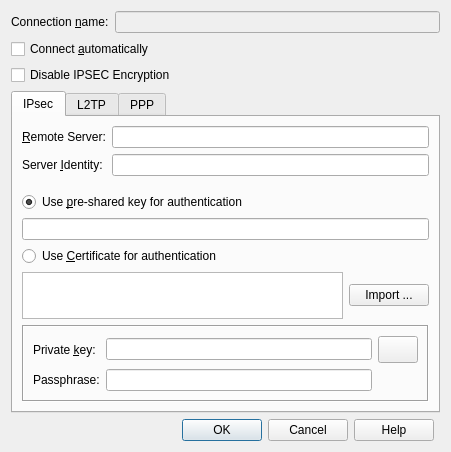
<?xml version="1.0" encoding="UTF-8"?>
<ui version="4.0">
 <class>ConnectionSettingsDialog</class>
 <widget class="QDialog" name="ConnectionSettingsDialog">
  <property name="geometry">
   <rect>
    <x>0</x>
    <y>0</y>
    <width>451</width>
    <height>452</height>
   </rect>
  </property>
  <property name="windowTitle">
   <string>Connection Settings</string>
  </property>
  <property name="windowIcon">
   <iconset resource="../../resources/L2tpIPsecVpn.qrc">
    <normaloff>:/images/configure.png</normaloff>:/images/configure.png</iconset>
  </property>
  <layout class="QGridLayout" name="m_pDialogGridLayout">
   <item row="0" column="0" colspan="2">
    <layout class="QFormLayout" name="m_pConnectionNameLayout">
     <property name="fieldGrowthPolicy">
      <enum>QFormLayout::AllNonFixedFieldsGrow</enum>
     </property>
     <item row="0" column="0">
      <widget class="QLabel" name="m_pConnectionNameLabel">
       <property name="text">
        <string>Connection &amp;name:</string>
       </property>
       <property name="textFormat">
        <enum>Qt::AutoText</enum>
       </property>
       <property name="buddy">
        <cstring>m_pConnectionNameEdit</cstring>
       </property>
      </widget>
     </item>
     <item row="0" column="1">
      <widget class="QLineEdit" name="m_pConnectionNameEdit">
       <property name="enabled">
        <bool>false</bool>
       </property>
       <property name="acceptDrops">
        <bool>false</bool>
       </property>
       <property name="maxLength">
        <number>30</number>
       </property>
       <property name="readOnly">
        <bool>true</bool>
       </property>
      </widget>
     </item>
    </layout>
   </item>
   <item row="1" column="0">
    <widget class="QCheckBox" name="m_pConnectAutomatically">
     <property name="text">
      <string>Connect &amp;automatically</string>
     </property>
    </widget>
   </item>
   <item row="3" column="0" colspan="2">
    <widget class="QTabWidget" name="m_pTabWidget">
     <property name="focusPolicy">
      <enum>Qt::StrongFocus</enum>
     </property>
     <property name="tabPosition">
      <enum>QTabWidget::North</enum>
     </property>
     <property name="tabShape">
      <enum>QTabWidget::Rounded</enum>
     </property>
     <property name="currentIndex">
      <number>0</number>
     </property>
     <widget class="QWidget" name="m_pTabIPsec">
      <property name="focusPolicy">
       <enum>Qt::StrongFocus</enum>
      </property>
      <attribute name="title">
       <string>IPsec</string>
      </attribute>
      <layout class="QGridLayout" name="m_pIPsecTabLayout">
       <item row="0" column="0" colspan="2">
        <layout class="QFormLayout" name="m_pIPsecGatewayLayout">
         <property name="fieldGrowthPolicy">
          <enum>QFormLayout::AllNonFixedFieldsGrow</enum>
         </property>
         <property name="verticalSpacing">
          <number>6</number>
         </property>
         <property name="topMargin">
          <number>0</number>
         </property>
         <property name="bottomMargin">
          <number>10</number>
         </property>
         <item row="0" column="0">
          <widget class="QLabel" name="m_pIPsecGatewayLabel">
           <property name="toolTip">
            <string/>
           </property>
           <property name="text">
            <string>&amp;Remote Server:</string>
           </property>
           <property name="textFormat">
            <enum>Qt::AutoText</enum>
           </property>
           <property name="buddy">
            <cstring>m_pIPsecGatewayEdit</cstring>
           </property>
          </widget>
         </item>
         <item row="0" column="1">
          <widget class="QLineEdit" name="m_pIPsecGatewayEdit">
           <property name="sizePolicy">
            <sizepolicy hsizetype="Expanding" vsizetype="Fixed">
             <horstretch>0</horstretch>
             <verstretch>0</verstretch>
            </sizepolicy>
           </property>
           <property name="focusPolicy">
            <enum>Qt::StrongFocus</enum>
           </property>
           <property name="toolTip">
            <string>&lt;!DOCTYPE HTML PUBLIC &quot;-//W3C//DTD HTML 4.0//EN&quot; &quot;http://www.w3.org/TR/REC-html40/strict.dtd&quot;&gt;
&lt;html&gt;&lt;head&gt;&lt;meta name=&quot;qrichtext&quot; content=&quot;1&quot; /&gt;&lt;style type=&quot;text/css&quot;&gt;
p, li { white-space: pre-wrap; }
&lt;/style&gt;&lt;/head&gt;&lt;body style=&quot; font-family:'Sans'; font-size:9pt; font-weight:400; font-style:normal;&quot;&gt;
&lt;p style=&quot; margin-top:0px; margin-bottom:0px; margin-left:0px; margin-right:0px; -qt-block-indent:0; text-indent:0px;&quot;&gt;IPv4 address or domain name of the remote access server that you want to connect to.&lt;/p&gt;
&lt;p style=&quot;-qt-paragraph-type:empty; margin-top:0px; margin-bottom:0px; margin-left:0px; margin-right:0px; -qt-block-indent:0; text-indent:0px;&quot;&gt;&lt;/p&gt;
&lt;p style=&quot; margin-top:0px; margin-bottom:0px; margin-left:0px; margin-right:0px; -qt-block-indent:0; text-indent:0px;&quot;&gt;&lt;span style=&quot; font-weight:600; text-decoration: underline;&quot;&gt;Examples:&lt;/span&gt;&lt;/p&gt;
&lt;p style=&quot; margin-top:0px; margin-bottom:0px; margin-left:0px; margin-right:0px; -qt-block-indent:0; text-indent:0px;&quot;&gt;1.2.3.4&lt;/p&gt;
&lt;p style=&quot; margin-top:0px; margin-bottom:0px; margin-left:0px; margin-right:0px; -qt-block-indent:0; text-indent:0px;&quot;&gt;ipsec.server.edu&lt;/p&gt;
&lt;p style=&quot;-qt-paragraph-type:empty; margin-top:0px; margin-bottom:0px; margin-left:0px; margin-right:0px; -qt-block-indent:0; text-indent:0px;&quot;&gt;&lt;/p&gt;&lt;/body&gt;&lt;/html&gt;</string>
           </property>
          </widget>
         </item>
         <item row="1" column="0">
          <widget class="QLabel" name="m_pIPsecIdentityLabel">
           <property name="text">
            <string>Server &amp;Identity:</string>
           </property>
           <property name="buddy">
            <cstring>m_pIPsecIdentityEdit</cstring>
           </property>
          </widget>
         </item>
         <item row="1" column="1">
          <widget class="QLineEdit" name="m_pIPsecIdentityEdit">
           <property name="sizePolicy">
            <sizepolicy hsizetype="Expanding" vsizetype="Fixed">
             <horstretch>0</horstretch>
             <verstretch>0</verstretch>
            </sizepolicy>
           </property>
           <property name="focusPolicy">
            <enum>Qt::StrongFocus</enum>
           </property>
           <property name="toolTip">
            <string>Leave empty if you don't want to check peers's identity,
otherwise enter the peer's identity 

This is mostly a distinguished name like 'CN=cisco-fcs-ber'.</string>
           </property>
          </widget>
         </item>
        </layout>
       </item>
       <item row="1" column="0">
        <widget class="QRadioButton" name="m_pIPsecUsePreSharedKeyRadioButton">
         <property name="text">
          <string>Use &amp;pre-shared key for authentication</string>
         </property>
         <property name="checkable">
          <bool>true</bool>
         </property>
         <property name="checked">
          <bool>true</bool>
         </property>
        </widget>
       </item>
       <item row="2" column="0" colspan="2">
        <widget class="QLineEdit" name="m_pIPsecPreSharedKeyEdit">
         <property name="echoMode">
          <enum>QLineEdit::PasswordEchoOnEdit</enum>
         </property>
        </widget>
       </item>
       <item row="3" column="0">
        <widget class="QRadioButton" name="m_pIPsecUseCertificateRadioButton">
         <property name="text">
          <string>Use &amp;Certificate for authentication</string>
         </property>
        </widget>
       </item>
       <item row="4" column="0">
        <widget class="QListView" name="m_pIPsecCertificateListView">
         <property name="sizePolicy">
          <sizepolicy hsizetype="Expanding" vsizetype="Expanding">
           <horstretch>0</horstretch>
           <verstretch>0</verstretch>
          </sizepolicy>
         </property>
         <property name="minimumSize">
          <size>
           <width>0</width>
           <height>23</height>
          </size>
         </property>
        </widget>
       </item>
       <item row="6" column="0" colspan="2">
        <widget class="QFrame" name="m_pIPsecPrivateKeyFrame">
         <property name="enabled">
          <bool>true</bool>
         </property>
         <property name="frameShape">
          <enum>QFrame::Box</enum>
         </property>
         <property name="frameShadow">
          <enum>QFrame::Sunken</enum>
         </property>
         <layout class="QGridLayout" name="m_pIPsecPrivateKeyLayout">
          <item row="0" column="0">
           <widget class="QLabel" name="m_pIPsecPrivateKeyLabel">
            <property name="text">
             <string>Private &amp;key:</string>
            </property>
            <property name="buddy">
             <cstring>m_pIPsecPrivateKeyFileEdit</cstring>
            </property>
           </widget>
          </item>
          <item row="0" column="1">
           <widget class="QLineEdit" name="m_pIPsecPrivateKeyFileEdit">
            <property name="toolTip">
             <string>Full path to a X.509 pem encoded private key file</string>
            </property>
            <property name="readOnly">
             <bool>true</bool>
            </property>
           </widget>
          </item>
          <item row="2" column="0">
           <widget class="QLabel" name="m_pIPsecPassphraseLabel">
            <property name="text">
             <string>Passphrase:</string>
            </property>
            <property name="buddy">
             <cstring>m_pIPsecPassphraseEdit</cstring>
            </property>
           </widget>
          </item>
          <item row="2" column="1">
           <widget class="QLineEdit" name="m_pIPsecPassphraseEdit">
            <property name="echoMode">
             <enum>QLineEdit::Password</enum>
            </property>
           </widget>
          </item>
          <item row="0" column="2">
           <widget class="QPushButton" name="m_pIPsecBrowsePrivateKeyButton">
            <property name="minimumSize">
             <size>
              <width>36</width>
              <height>27</height>
             </size>
            </property>
            <property name="text">
             <string/>
            </property>
            <property name="icon">
             <iconset resource="../../resources/L2tpIPsecVpn.qrc">
              <normaloff>:/images/search.png</normaloff>:/images/search.png</iconset>
            </property>
           </widget>
          </item>
         </layout>
        </widget>
       </item>
       <item row="4" column="1">
        <widget class="QPushButton" name="m_pImportPushButton">
         <property name="text">
          <string>Import ...</string>
         </property>
        </widget>
       </item>
      </layout>
     </widget>
     <widget class="QWidget" name="m_pTabL2TP">
      <property name="focusPolicy">
       <enum>Qt::StrongFocus</enum>
      </property>
      <attribute name="title">
       <string>L2TP</string>
      </attribute>
      <layout class="QGridLayout" name="m_pL2tpTabLayout">
       <item row="0" column="0">
        <widget class="QCheckBox" name="m_pL2tpRedialCheckBox">
         <property name="toolTip">
          <string>If checked, l2tpd will attempt to redial if the call get disconected.</string>
         </property>
         <property name="text">
          <string>Redial</string>
         </property>
        </widget>
       </item>
       <item row="2" column="0">
        <widget class="QCheckBox" name="m_pL2tpLengthBitCheckBox">
         <property name="sizePolicy">
          <sizepolicy hsizetype="Minimum" vsizetype="Fixed">
           <horstretch>0</horstretch>
           <verstretch>0</verstretch>
          </sizepolicy>
         </property>
         <property name="toolTip">
          <string>If Checked, the length bit present in the l2tp packet payload will be used.</string>
         </property>
         <property name="text">
          <string>Length bit</string>
         </property>
         <property name="checked">
          <bool>true</bool>
         </property>
        </widget>
       </item>
       <item row="1" column="0">
        <layout class="QFormLayout" name="m_pL2tpRedialLayout">
         <property name="sizeConstraint">
          <enum>QLayout::SetDefaultConstraint</enum>
         </property>
         <property name="fieldGrowthPolicy">
          <enum>QFormLayout::AllNonFixedFieldsGrow</enum>
         </property>
         <item row="0" column="0">
          <widget class="QLabel" name="m_pL2tpRedialTimeoutLabel">
           <property name="sizePolicy">
            <sizepolicy hsizetype="Fixed" vsizetype="Fixed">
             <horstretch>0</horstretch>
             <verstretch>0</verstretch>
            </sizepolicy>
           </property>
           <property name="text">
            <string>Timeout:</string>
           </property>
           <property name="buddy">
            <cstring>m_pL2tpRedialTimeoutSpinBox</cstring>
           </property>
          </widget>
         </item>
         <item row="0" column="1">
          <widget class="QSpinBox" name="m_pL2tpRedialTimeoutSpinBox">
           <property name="enabled">
            <bool>false</bool>
           </property>
           <property name="sizePolicy">
            <sizepolicy hsizetype="Fixed" vsizetype="Fixed">
             <horstretch>0</horstretch>
             <verstretch>0</verstretch>
            </sizepolicy>
           </property>
           <property name="toolTip">
            <string>Wait N seconds before redial. The redial option must be set to yes to use this option.</string>
           </property>
           <property name="maximum">
            <number>300</number>
           </property>
          </widget>
         </item>
         <item row="1" column="0">
          <widget class="QLabel" name="m_pL2tpRedialAttemptsLabel">
           <property name="sizePolicy">
            <sizepolicy hsizetype="Fixed" vsizetype="Fixed">
             <horstretch>0</horstretch>
             <verstretch>0</verstretch>
            </sizepolicy>
           </property>
           <property name="text">
            <string>Attempts:</string>
           </property>
           <property name="buddy">
            <cstring>m_pL2tpRedialAttemptsSpinBox</cstring>
           </property>
          </widget>
         </item>
         <item row="1" column="1">
          <widget class="QSpinBox" name="m_pL2tpRedialAttemptsSpinBox">
           <property name="enabled">
            <bool>false</bool>
           </property>
           <property name="sizePolicy">
            <sizepolicy hsizetype="Fixed" vsizetype="Fixed">
             <horstretch>0</horstretch>
             <verstretch>0</verstretch>
            </sizepolicy>
           </property>
           <property name="focusPolicy">
            <enum>Qt::WheelFocus</enum>
           </property>
           <property name="toolTip">
            <string>Will give up redial tries after N attempts.</string>
           </property>
          </widget>
         </item>
        </layout>
       </item>
      </layout>
     </widget>
     <widget class="QWidget" name="m_pTabPpp">
      <property name="focusPolicy">
       <enum>Qt::StrongFocus</enum>
      </property>
      <attribute name="title">
       <string>PPP</string>
      </attribute>
      <layout class="QGridLayout" name="m_pPppTabLayout">
       <item row="0" column="0" colspan="3">
        <widget class="QRadioButton" name="m_pPppUseEAPRadioButton">
         <property name="toolTip">
          <string>With this option set, pppd will agree to authenticate itself to the peer exclusively using EAP.</string>
         </property>
         <property name="text">
          <string>Use Extensible Authentication Protocol (EAP)</string>
         </property>
         <property name="checked">
          <bool>true</bool>
         </property>
        </widget>
       </item>
       <item row="1" column="0">
        <widget class="QPushButton" name="m_pPppPropertiesButton">
         <property name="text">
          <string>Properties ...</string>
         </property>
        </widget>
       </item>
       <item row="2" column="0" colspan="2">
        <widget class="QRadioButton" name="m_pPppAllowProtocolsRadioButton">
         <property name="text">
          <string>Allow these protocols</string>
         </property>
        </widget>
       </item>
       <item row="3" column="0" colspan="3">
        <widget class="QListWidget" name="m_pPppAllowProtocolsListWidget">
         <item>
          <property name="text">
           <string>Unencrypted password (PAP)</string>
          </property>
          <property name="toolTip">
           <string>With this option set, pppd will agree to authenticate itself to the peer using PAP.</string>
          </property>
          <property name="checkState">
           <enum>Unchecked</enum>
          </property>
         </item>
         <item>
          <property name="text">
           <string>Challenge Authentication Protocol (CHAP)</string>
          </property>
          <property name="toolTip">
           <string>With this option set, pppd will agree to authenticate itself to the peer using CHAP.</string>
          </property>
          <property name="checkState">
           <enum>Unchecked</enum>
          </property>
         </item>
         <item>
          <property name="text">
           <string>Microsoft CHAP (MS-Chap)</string>
          </property>
          <property name="toolTip">
           <string>With this option set, pppd will agree to authenticate itself to the peer using MS-CHAP.</string>
          </property>
          <property name="checkState">
           <enum>Unchecked</enum>
          </property>
         </item>
         <item>
          <property name="text">
           <string>Microsoft CHAP Version 2 (MS-CHAPv2)</string>
          </property>
          <property name="toolTip">
           <string>With this option set, pppd will agree to authenticate itself to the peer using MS-CHAPv2.</string>
          </property>
          <property name="checkState">
           <enum>Unchecked</enum>
          </property>
         </item>
        </widget>
       </item>
       <item row="4" column="0" colspan="3">
        <widget class="QFrame" name="m_pPppCredentialsFrame">
         <property name="frameShape">
          <enum>QFrame::Box</enum>
         </property>
         <property name="frameShadow">
          <enum>QFrame::Sunken</enum>
         </property>
         <layout class="QGridLayout" name="m_pIPsecCredentialsLayout">
          <item row="0" column="0">
           <widget class="QLabel" name="m_pPppUserNameLabel">
            <property name="text">
             <string>User name:</string>
            </property>
            <property name="buddy">
             <cstring>m_pPppUserNameEdit</cstring>
            </property>
           </widget>
          </item>
          <item row="0" column="1">
           <widget class="QLineEdit" name="m_pPppUserNameEdit">
            <property name="toolTip">
             <string>Set the name used for authenticating the local system to the remote access server.</string>
            </property>
           </widget>
          </item>
          <item row="1" column="0">
           <widget class="QLabel" name="m_pPppPwdLabel">
            <property name="text">
             <string>Password:</string>
            </property>
            <property name="buddy">
             <cstring>m_pPppPwdEdit</cstring>
            </property>
           </widget>
          </item>
          <item row="1" column="1">
           <widget class="QLineEdit" name="m_pPppPwdEdit">
            <property name="toolTip">
             <string>Enter your password.

If left empty you'll be ask each time you try to establish a connection.</string>
            </property>
            <property name="echoMode">
             <enum>QLineEdit::Password</enum>
            </property>
           </widget>
          </item>
         </layout>
        </widget>
       </item>
       <item row="5" column="0">
        <widget class="QPushButton" name="m_pPppPeerAuthenticationButton">
         <property name="text">
          <string>Peer authentication ...</string>
         </property>
        </widget>
       </item>
       <item row="5" column="1">
        <widget class="QPushButton" name="m_pPppIpSettingsButton">
         <property name="text">
          <string>IP settings ...</string>
         </property>
        </widget>
       </item>
       <item row="5" column="2">
        <widget class="QPushButton" name="m_pPppAdvancedButton">
         <property name="text">
          <string>Advanced ...</string>
         </property>
        </widget>
       </item>
      </layout>
     </widget>
    </widget>
   </item>
   <item row="4" column="0">
    <widget class="QDialogButtonBox" name="m_pButtonBox">
     <property name="standardButtons">
      <set>QDialogButtonBox::Cancel|QDialogButtonBox::Help|QDialogButtonBox::Ok</set>
     </property>
    </widget>
   </item>
   <item row="2" column="0">
    <widget class="QCheckBox" name="m_pDisableIPSecEncryption">
     <property name="text">
      <string>Disable IPSEC Encryption</string>
     </property>
    </widget>
   </item>
  </layout>
 </widget>
 <tabstops>
  <tabstop>m_pConnectionNameEdit</tabstop>
  <tabstop>m_pConnectAutomatically</tabstop>
  <tabstop>m_pDisableIPSecEncryption</tabstop>
  <tabstop>m_pTabWidget</tabstop>
  <tabstop>m_pIPsecGatewayEdit</tabstop>
  <tabstop>m_pIPsecIdentityEdit</tabstop>
  <tabstop>m_pIPsecUsePreSharedKeyRadioButton</tabstop>
  <tabstop>m_pIPsecPreSharedKeyEdit</tabstop>
  <tabstop>m_pIPsecUseCertificateRadioButton</tabstop>
  <tabstop>m_pIPsecCertificateListView</tabstop>
  <tabstop>m_pImportPushButton</tabstop>
  <tabstop>m_pIPsecPrivateKeyFileEdit</tabstop>
  <tabstop>m_pIPsecBrowsePrivateKeyButton</tabstop>
  <tabstop>m_pIPsecPassphraseEdit</tabstop>
  <tabstop>m_pL2tpRedialCheckBox</tabstop>
  <tabstop>m_pL2tpRedialTimeoutSpinBox</tabstop>
  <tabstop>m_pL2tpRedialAttemptsSpinBox</tabstop>
  <tabstop>m_pL2tpLengthBitCheckBox</tabstop>
  <tabstop>m_pPppUseEAPRadioButton</tabstop>
  <tabstop>m_pPppPropertiesButton</tabstop>
  <tabstop>m_pPppAllowProtocolsRadioButton</tabstop>
  <tabstop>m_pPppAllowProtocolsListWidget</tabstop>
  <tabstop>m_pPppUserNameEdit</tabstop>
  <tabstop>m_pPppPwdEdit</tabstop>
  <tabstop>m_pPppPeerAuthenticationButton</tabstop>
  <tabstop>m_pPppIpSettingsButton</tabstop>
  <tabstop>m_pPppAdvancedButton</tabstop>
  <tabstop>m_pButtonBox</tabstop>
 </tabstops>
 <resources>
  <include location="../../resources/L2tpIPsecVpn.qrc"/>
 </resources>
 <connections>
  <connection>
   <sender>m_pL2tpRedialCheckBox</sender>
   <signal>clicked(bool)</signal>
   <receiver>m_pL2tpRedialAttemptsSpinBox</receiver>
   <slot>setEnabled(bool)</slot>
   <hints>
    <hint type="sourcelabel">
     <x>101</x>
     <y>103</y>
    </hint>
    <hint type="destinationlabel">
     <x>119</x>
     <y>139</y>
    </hint>
   </hints>
  </connection>
  <connection>
   <sender>m_pL2tpRedialCheckBox</sender>
   <signal>clicked(bool)</signal>
   <receiver>m_pL2tpRedialTimeoutSpinBox</receiver>
   <slot>setEnabled(bool)</slot>
   <hints>
    <hint type="sourcelabel">
     <x>101</x>
     <y>103</y>
    </hint>
    <hint type="destinationlabel">
     <x>119</x>
     <y>139</y>
    </hint>
   </hints>
  </connection>
  <connection>
   <sender>m_pButtonBox</sender>
   <signal>accepted()</signal>
   <receiver>ConnectionSettingsDialog</receiver>
   <slot>accept()</slot>
   <hints>
    <hint type="sourcelabel">
     <x>222</x>
     <y>417</y>
    </hint>
    <hint type="destinationlabel">
     <x>225</x>
     <y>219</y>
    </hint>
   </hints>
  </connection>
  <connection>
   <sender>m_pButtonBox</sender>
   <signal>rejected()</signal>
   <receiver>ConnectionSettingsDialog</receiver>
   <slot>reject()</slot>
   <hints>
    <hint type="sourcelabel">
     <x>222</x>
     <y>417</y>
    </hint>
    <hint type="destinationlabel">
     <x>225</x>
     <y>219</y>
    </hint>
   </hints>
  </connection>
 </connections>
</ui>
